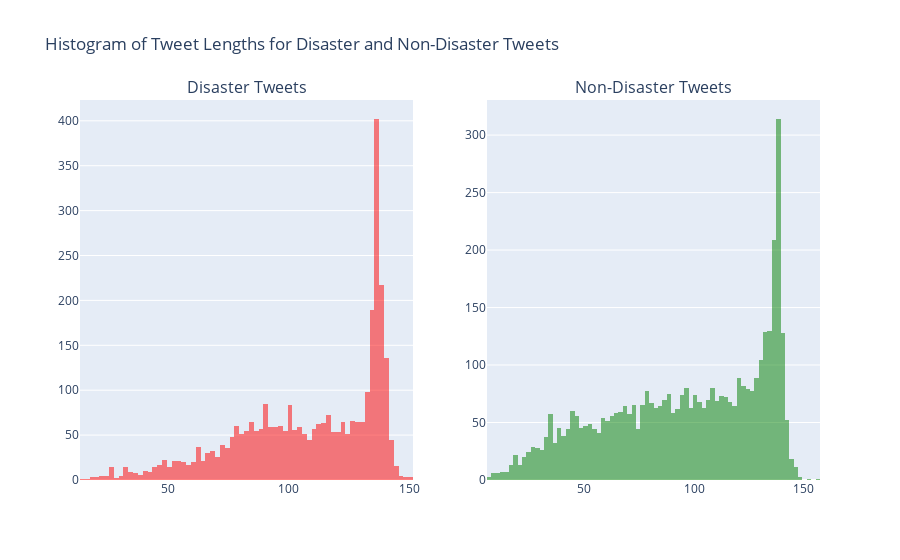

Notebook source saved alongside this figure:
### Markdown cell above
♻️ Il y'a plus de tweets qui ne sont pas désastres  que les tweets qui sont désastres 

♻️ Non désastres: `class 0 au total 4342 soit 57%`

♻️ Désastres: `class 1 au total 3271 soit 43%`

### Code cell
# Histogram of tweet lengths for disaster and non-disaster tweets
train['text_length'] = train['text'].apply(len)

# Separate the data into disaster and non-disaster tweets
disaster_tweets = train[train['target'] == 1]
non_disaster_tweets = train[train['target'] == 0]

# Plot histograms for disaster and non-disaster tweets side by side
fig_hist = make_subplots(rows=1, cols=2, subplot_titles=('Disaster Tweets', 'Non-Disaster Tweets'))

fig_hist_disaster = px.histogram(disaster_tweets, x='text_length', barmode='overlay',
                                 labels={'text_length': 'Tweet Length'},
                                 color_discrete_sequence=['red'])
fig_hist_non_disaster = px.histogram(non_disaster_tweets, x='text_length', barmode='overlay',
                                     labels={'text_length': 'Tweet Length'},
                                     color_discrete_sequence=['green'])

for trace in fig_hist_disaster['data']:
    fig_hist.add_trace(trace, row=1, col=1)

for trace in fig_hist_non_disaster['data']:
    fig_hist.add_trace(trace, row=1, col=2)

fig_hist.update_layout(title_text='Histogram of Tweet Lengths for Disaster and Non-Disaster Tweets')
fig_hist.show()

### Figure 1 — Plotly figure (JSON) as saved in the notebook; plotly's stock layout.template omitted (floating-point values rounded to 4 significant figures; data arrays with more than 128 entries replaced by an {"elided": "..."} marker saying what was removed)
{"data": [{"alignmentgroup": "True", "bingroup": "x", "hovertemplate": "Tweet Length=%{x}<br>count=%{y}<extra></extra>", "legendgroup": "", "marker": {"color": "red", "opacity": 0.5, "pattern": {"shape": ""}}, "name": "", "offsetgroup": "", "orientation": "v", "showlegend": false, "type": "histogram", "x": {"elided": "3271 int values"}, "xaxis": "x", "yaxis": "y"}, {"alignmentgroup": "True", "bingroup": "x", "hovertemplate": "Tweet Length=%{x}<br>count=%{y}<extra></extra>", "legendgroup": "", "marker": {"color": "green", "opacity": 0.5, "pattern": {"shape": ""}}, "name": "", "offsetgroup": "", "orientation": "v", "showlegend": false, "type": "histogram", "x": {"elided": "4342 int values"}, "xaxis": "x2", "yaxis": "y2"}], "layout": {"annotations": [{"font": {"size": 16}, "showarrow": false, "text": "Disaster Tweets", "x": 0.225, "xanchor": "center", "xref": "paper", "y": 1, "yanchor": "bottom", "yref": "paper"}, {"font": {"size": 16}, "showarrow": false, "text": "Non-Disaster Tweets", "x": 0.775, "xanchor": "center", "xref": "paper", "y": 1, "yanchor": "bottom", "yref": "paper"}], "autosize": true, "title": {"text": "Histogram of Tweet Lengths for Disaster and Non-Disaster Tweets"}, "xaxis": {"anchor": "y", "autorange": true, "domain": [0, 0.45], "range": [13.5, 151.5], "type": "linear"}, "xaxis2": {"anchor": "y2", "autorange": true, "domain": [0.55, 1], "range": [5.5, 157.5], "type": "linear"}, "yaxis": {"anchor": "x", "autorange": true, "domain": [0, 1], "range": [0, 423.2]}, "yaxis2": {"anchor": "x2", "autorange": true, "domain": [0, 1], "range": [0, 330.5]}}}
